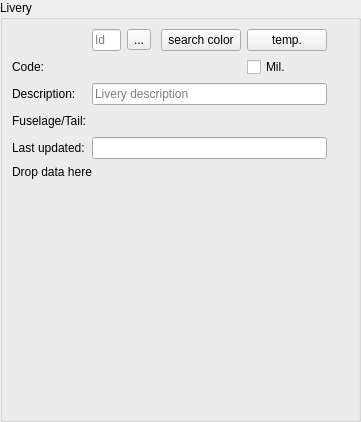
<?xml version="1.0" encoding="UTF-8"?>
<ui version="4.0">
 <class>CLiveryForm</class>
 <widget class="QFrame" name="CLiveryForm">
  <property name="geometry">
   <rect>
    <x>0</x>
    <y>0</y>
    <width>361</width>
    <height>422</height>
   </rect>
  </property>
  <property name="windowTitle">
   <string>Livery editor</string>
  </property>
  <layout class="QVBoxLayout" name="vl_LiveryForm">
   <property name="spacing">
    <number>4</number>
   </property>
   <property name="leftMargin">
    <number>0</number>
   </property>
   <property name="topMargin">
    <number>0</number>
   </property>
   <property name="rightMargin">
    <number>0</number>
   </property>
   <property name="bottomMargin">
    <number>0</number>
   </property>
   <item>
    <widget class="QGroupBox" name="gb_Livery">
     <property name="title">
      <string>Livery</string>
     </property>
     <layout class="QGridLayout" name="gl_Livery" columnstretch="0,1,1,1,0,0">
      <item row="4" column="0">
       <widget class="QLabel" name="lbl_Timestamp">
        <property name="text">
         <string>Last updated:</string>
        </property>
        <property name="buddy">
         <cstring>le_Updated</cstring>
        </property>
       </widget>
      </item>
      <item row="3" column="0">
       <widget class="QLabel" name="lbl_FuselageColor">
        <property name="text">
         <string>Fuselage/Tail:</string>
        </property>
       </widget>
      </item>
      <item row="2" column="0">
       <widget class="QLabel" name="lbl_Description">
        <property name="text">
         <string>Description:</string>
        </property>
        <property name="buddy">
         <cstring>le_Description</cstring>
        </property>
       </widget>
      </item>
      <item row="1" column="0">
       <widget class="QLabel" name="lbl_Code">
        <property name="text">
         <string>Code:</string>
        </property>
       </widget>
      </item>
      <item row="0" column="1">
       <widget class="QLineEdit" name="le_Id">
        <property name="maximumSize">
         <size>
          <width>75</width>
          <height>16777215</height>
         </size>
        </property>
        <property name="placeholderText">
         <string>Id</string>
        </property>
       </widget>
      </item>
      <item row="0" column="4">
       <widget class="QPushButton" name="pb_TempLivery">
        <property name="toolTip">
         <string>&lt;html&gt;&lt;head/&gt;&lt;body&gt;&lt;p&gt;set a 'no color' livery, allowing to create a&lt;br/&gt;temp. DB entry which will later be specified.&lt;/p&gt;&lt;/body&gt;&lt;/html&gt;</string>
        </property>
        <property name="text">
         <string>temp.</string>
        </property>
       </widget>
      </item>
      <item row="2" column="1" colspan="4">
       <widget class="QLineEdit" name="le_Description">
        <property name="placeholderText">
         <string>Livery description</string>
        </property>
       </widget>
      </item>
      <item row="5" column="0" colspan="5">
       <widget class="swift::gui::CDropSite" name="drop_DropData">
        <property name="text">
         <string>Drop data here</string>
        </property>
       </widget>
      </item>
      <item row="1" column="4">
       <widget class="QCheckBox" name="cb_Military">
        <property name="toolTip">
         <string>Military livery</string>
        </property>
        <property name="text">
         <string>Mil.</string>
        </property>
       </widget>
      </item>
      <item row="4" column="1" colspan="4">
       <widget class="QLineEdit" name="le_Updated">
        <property name="readOnly">
         <bool>true</bool>
        </property>
       </widget>
      </item>
      <item row="0" column="3" alignment="Qt::AlignRight">
       <widget class="QPushButton" name="pb_SearchColor">
        <property name="toolTip">
         <string>find a color livery</string>
        </property>
        <property name="text">
         <string>search color</string>
        </property>
       </widget>
      </item>
      <item row="6" column="0" colspan="5">
       <widget class="swift::gui::editors::CAirlineIcaoForm" name="editor_AirlineIcao">
        <property name="minimumSize">
         <size>
          <width>0</width>
          <height>225</height>
         </size>
        </property>
        <property name="focusPolicy">
         <enum>Qt::StrongFocus</enum>
        </property>
       </widget>
      </item>
      <item row="0" column="0">
       <widget class="swift::gui::CLabelAndIcon" name="lai_Id"/>
      </item>
      <item row="0" column="5" rowspan="7">
       <widget class="swift::gui::editors::CValidationIndicator" name="val_Indicator">
        <property name="minimumSize">
         <size>
          <width>16</width>
          <height>0</height>
         </size>
        </property>
        <property name="maximumSize">
         <size>
          <width>16</width>
          <height>16777215</height>
         </size>
        </property>
       </widget>
      </item>
      <item row="3" column="1" colspan="4">
       <widget class="QWidget" name="wi_Colors" native="true">
        <layout class="QHBoxLayout" name="hl_Colors">
         <property name="spacing">
          <number>4</number>
         </property>
         <property name="leftMargin">
          <number>0</number>
         </property>
         <property name="topMargin">
          <number>0</number>
         </property>
         <property name="rightMargin">
          <number>0</number>
         </property>
         <property name="bottomMargin">
          <number>0</number>
         </property>
         <item alignment="Qt::AlignLeft">
          <widget class="swift::gui::components::CColorSelector" name="color_Fuselage">
           <property name="minimumSize">
            <size>
             <width>75</width>
             <height>0</height>
            </size>
           </property>
           <property name="focusPolicy">
            <enum>Qt::StrongFocus</enum>
           </property>
          </widget>
         </item>
         <item alignment="Qt::AlignLeft">
          <widget class="swift::gui::components::CColorSelector" name="color_Tail">
           <property name="minimumSize">
            <size>
             <width>75</width>
             <height>0</height>
            </size>
           </property>
           <property name="focusPolicy">
            <enum>Qt::StrongFocus</enum>
           </property>
          </widget>
         </item>
         <item>
          <spacer name="hs_Colors">
           <property name="orientation">
            <enum>Qt::Horizontal</enum>
           </property>
           <property name="sizeHint" stdset="0">
            <size>
             <width>40</width>
             <height>20</height>
            </size>
           </property>
          </spacer>
         </item>
        </layout>
       </widget>
      </item>
      <item row="1" column="1" colspan="3">
       <widget class="swift::gui::components::CDbLiverySelectorComponent" name="comp_LiverySelector">
        <property name="focusPolicy">
         <enum>Qt::StrongFocus</enum>
        </property>
       </widget>
      </item>
      <item row="0" column="2" alignment="Qt::AlignLeft">
       <widget class="QToolButton" name="tb_Paste">
        <property name="text">
         <string>...</string>
        </property>
        <property name="icon">
         <iconset resource="../../misc/misc.qrc">
          <normaloff>:/ant-design/icons/ant-design/paste.svg</normaloff>:/ant-design/icons/ant-design/paste.svg</iconset>
        </property>
       </widget>
      </item>
     </layout>
    </widget>
   </item>
  </layout>
 </widget>
 <customwidgets>
  <customwidget>
   <class>swift::gui::components::CColorSelector</class>
   <extends>QFrame</extends>
   <header>gui/components/colorselector.h</header>
   <container>1</container>
  </customwidget>
  <customwidget>
   <class>swift::gui::CLabelAndIcon</class>
   <extends>QFrame</extends>
   <header>gui/labelandicon.h</header>
   <container>1</container>
  </customwidget>
  <customwidget>
   <class>swift::gui::editors::CValidationIndicator</class>
   <extends>QFrame</extends>
   <header>gui/editors/validationindicator.h</header>
   <container>1</container>
  </customwidget>
  <customwidget>
   <class>swift::gui::CDropSite</class>
   <extends>QLabel</extends>
   <header>gui/dropsite.h</header>
  </customwidget>
  <customwidget>
   <class>swift::gui::editors::CAirlineIcaoForm</class>
   <extends>QFrame</extends>
   <header>gui/editors/airlineicaoform.h</header>
   <container>1</container>
  </customwidget>
  <customwidget>
   <class>swift::gui::components::CDbLiverySelectorComponent</class>
   <extends>QFrame</extends>
   <header>gui/components/dbliveryselectorcomponent.h</header>
   <container>1</container>
  </customwidget>
 </customwidgets>
 <tabstops>
  <tabstop>le_Id</tabstop>
  <tabstop>pb_SearchColor</tabstop>
  <tabstop>pb_TempLivery</tabstop>
  <tabstop>comp_LiverySelector</tabstop>
  <tabstop>cb_Military</tabstop>
  <tabstop>le_Description</tabstop>
  <tabstop>color_Fuselage</tabstop>
  <tabstop>color_Tail</tabstop>
  <tabstop>le_Updated</tabstop>
 </tabstops>
 <resources>
  <include location="../../misc/misc.qrc"/>
 </resources>
 <connections/>
</ui>
